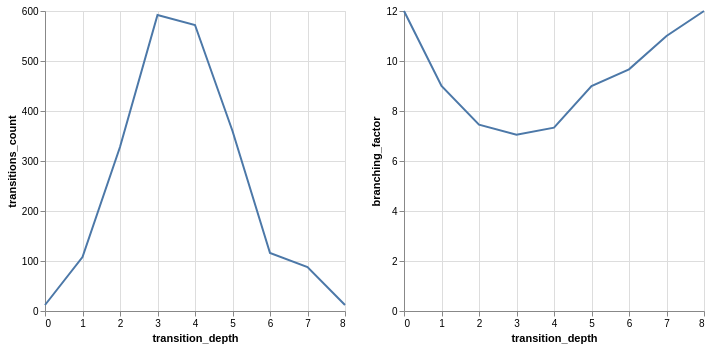

This figure's notebook cell:
### Markdown cell above
### transition depth

### Code cell
# branching factor plot

_plot_df = (
    transitions.group_by("transition_depth", "start_pos")
    .agg(transitions_count=pl.len())
    .group_by("transition_depth")
    .agg(
        transitions_count=pl.col("transitions_count").sum(),
        branching_factor=pl.col("transitions_count").mean(),
    )
    .sort("transition_depth")
)

alt.hconcat(
    alt.Chart(_plot_df).mark_line().encode(x="transition_depth", y="transitions_count"),
    alt.Chart(_plot_df).mark_line().encode(x="transition_depth", y="branching_factor"),
)

### Figure 1 — Vega-Lite specification as saved in the notebook (floating-point values rounded to 4 significant figures)
{"config": {"view": {"continuousWidth": 300, "continuousHeight": 300}}, "hconcat": [{"mark": {"type": "line"}, "encoding": {"x": {"field": "transition_depth", "type": "quantitative"}, "y": {"field": "transitions_count", "type": "quantitative"}}}, {"mark": {"type": "line"}, "encoding": {"x": {"field": "transition_depth", "type": "quantitative"}, "y": {"field": "branching_factor", "type": "quantitative"}}}], "data": {"name": "data-3fced1d386f8f99a79849b0df18e0744"}, "$schema": "https://vega.github.io/schema/vega-lite/v6.4.1.json", "datasets": {"data-3fced1d386f8f99a79849b0df18e0744": [{"transition_depth": 0, "transitions_count": 12, "branching_factor": 12.0}, {"transition_depth": 1, "transitions_count": 108, "branching_factor": 9.0}, {"transition_depth": 2, "transitions_count": 328, "branching_factor": 7.455}, {"transition_depth": 3, "transitions_count": 592, "branching_factor": 7.048}, {"transition_depth": 4, "transitions_count": 572, "branching_factor": 7.333}, {"transition_depth": 5, "transitions_count": 360, "branching_factor": 9.0}, {"transition_depth": 6, "transitions_count": 116, "branching_factor": 9.667}, {"transition_depth": 7, "transitions_count": 88, "branching_factor": 11.0}, {"transition_depth": 8, "transitions_count": 12, "branching_factor": 12.0}]}}
